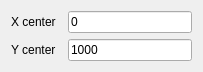
<?xml version="1.0" encoding="UTF-8"?>
<ui version="4.0">
 <class>windowAngularIntegrate</class>
 <widget class="QWidget" name="windowAngularIntegrate">
  <property name="geometry">
   <rect>
    <x>0</x>
    <y>0</y>
    <width>203</width>
    <height>64</height>
   </rect>
  </property>
  <property name="windowTitle">
   <string>Window Filter</string>
  </property>
  <layout class="QGridLayout" name="layoutMain">
   <property name="horizontalSpacing">
    <number>12</number>
   </property>
   <property name="verticalSpacing">
    <number>6</number>
   </property>
   <item row="1" column="0">
    <widget class="QLabel" name="labelCenterY">
     <property name="text">
      <string>Y center</string>
     </property>
    </widget>
   </item>
   <item row="0" column="0">
    <widget class="QLabel" name="labelCenterX">
     <property name="text">
      <string>X center</string>
     </property>
    </widget>
   </item>
   <item row="0" column="1">
    <widget class="ParameterLineEdit" name="editCenterX">
     <property name="text">
      <string>0</string>
     </property>
    </widget>
   </item>
   <item row="1" column="1">
    <widget class="ParameterLineEdit" name="editCenterY">
     <property name="text">
      <string>1000</string>
     </property>
    </widget>
   </item>
  </layout>
 </widget>
 <customwidgets>
  <customwidget>
   <class>ParameterLineEdit</class>
   <extends>QLineEdit</extends>
   <header>metro.frontend.widgets</header>
  </customwidget>
 </customwidgets>
 <tabstops>
  <tabstop>editCenterX</tabstop>
  <tabstop>editCenterY</tabstop>
 </tabstops>
 <resources/>
 <connections/>
</ui>
